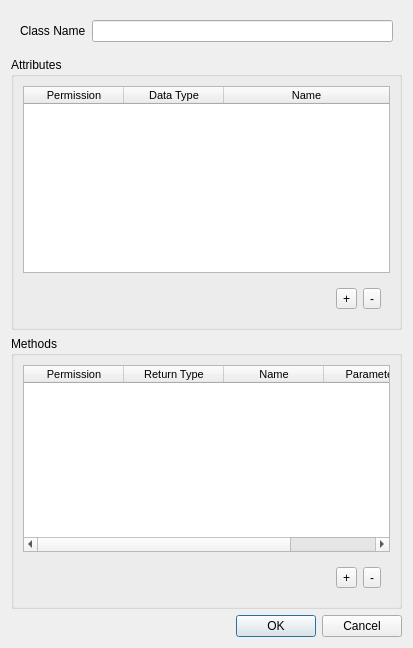
<?xml version="1.0" encoding="UTF-8"?>
<ui version="4.0">
 <class>ClassDialog</class>
 <widget class="QDialog" name="ClassDialog">
  <property name="geometry">
   <rect>
    <x>0</x>
    <y>0</y>
    <width>413</width>
    <height>648</height>
   </rect>
  </property>
  <property name="windowTitle">
   <string>Dialog</string>
  </property>
  <layout class="QVBoxLayout" name="verticalLayout_2">
   <item>
    <layout class="QVBoxLayout" name="verticalLayout">
     <item>
      <widget class="QWidget" name="widget" native="true">
       <property name="layoutDirection">
        <enum>Qt::RightToLeft</enum>
       </property>
       <layout class="QHBoxLayout" name="horizontalLayout">
        <item>
         <widget class="QLineEdit" name="className">
          <property name="layoutDirection">
           <enum>Qt::LeftToRight</enum>
          </property>
         </widget>
        </item>
        <item>
         <widget class="QLabel" name="label">
          <property name="text">
           <string>Class Name</string>
          </property>
         </widget>
        </item>
       </layout>
      </widget>
     </item>
    </layout>
   </item>
   <item>
    <widget class="QGroupBox" name="groupBox">
     <property name="title">
      <string>Attributes</string>
     </property>
     <layout class="QVBoxLayout" name="verticalLayout_3">
      <item>
       <widget class="QTableWidget" name="attrTable">
        <property name="font">
         <font>
          <pointsize>8</pointsize>
         </font>
        </property>
        <property name="mouseTracking">
         <bool>false</bool>
        </property>
        <property name="frameShape">
         <enum>QFrame::StyledPanel</enum>
        </property>
        <property name="frameShadow">
         <enum>QFrame::Sunken</enum>
        </property>
        <property name="autoScrollMargin">
         <number>16</number>
        </property>
        <property name="columnCount">
         <number>3</number>
        </property>
        <attribute name="horizontalHeaderCascadingSectionResizes">
         <bool>false</bool>
        </attribute>
        <attribute name="horizontalHeaderStretchLastSection">
         <bool>true</bool>
        </attribute>
        <attribute name="verticalHeaderMinimumSectionSize">
         <number>20</number>
        </attribute>
        <attribute name="verticalHeaderDefaultSectionSize">
         <number>20</number>
        </attribute>
        <attribute name="verticalHeaderStretchLastSection">
         <bool>false</bool>
        </attribute>
        <column>
         <property name="text">
          <string>Permission</string>
         </property>
        </column>
        <column>
         <property name="text">
          <string>Data Type</string>
         </property>
        </column>
        <column>
         <property name="text">
          <string>Name</string>
         </property>
        </column>
       </widget>
      </item>
      <item>
       <widget class="QWidget" name="widget_2" native="true">
        <layout class="QHBoxLayout" name="horizontalLayout_2">
         <item>
          <spacer name="horizontalSpacer">
           <property name="orientation">
            <enum>Qt::Horizontal</enum>
           </property>
           <property name="sizeHint" stdset="0">
            <size>
             <width>40</width>
             <height>20</height>
            </size>
           </property>
          </spacer>
         </item>
         <item>
          <widget class="QToolButton" name="attrButtAdd">
           <property name="cursor">
            <cursorShape>ArrowCursor</cursorShape>
           </property>
           <property name="mouseTracking">
            <bool>false</bool>
           </property>
           <property name="text">
            <string>+</string>
           </property>
           <property name="icon">
            <iconset resource="icons.qrc">
             <normaloff>:/plus.png</normaloff>:/plus.png</iconset>
           </property>
          </widget>
         </item>
         <item>
          <widget class="QToolButton" name="attrButtRemove">
           <property name="text">
            <string>-</string>
           </property>
           <property name="icon">
            <iconset resource="icons.qrc">
             <normaloff>:/close.png</normaloff>:/close.png</iconset>
           </property>
          </widget>
         </item>
        </layout>
       </widget>
      </item>
     </layout>
    </widget>
   </item>
   <item>
    <widget class="QGroupBox" name="groupBox_2">
     <property name="title">
      <string>Methods</string>
     </property>
     <layout class="QVBoxLayout" name="verticalLayout_4">
      <item>
       <widget class="QTableWidget" name="methTable">
        <property name="enabled">
         <bool>true</bool>
        </property>
        <property name="sizeIncrement">
         <size>
          <width>0</width>
          <height>0</height>
         </size>
        </property>
        <property name="font">
         <font>
          <pointsize>8</pointsize>
         </font>
        </property>
        <property name="columnCount">
         <number>4</number>
        </property>
        <attribute name="horizontalHeaderCascadingSectionResizes">
         <bool>false</bool>
        </attribute>
        <attribute name="horizontalHeaderShowSortIndicator" stdset="0">
         <bool>false</bool>
        </attribute>
        <attribute name="horizontalHeaderStretchLastSection">
         <bool>true</bool>
        </attribute>
        <attribute name="verticalHeaderMinimumSectionSize">
         <number>20</number>
        </attribute>
        <attribute name="verticalHeaderDefaultSectionSize">
         <number>20</number>
        </attribute>
        <column>
         <property name="text">
          <string>Permission</string>
         </property>
        </column>
        <column>
         <property name="text">
          <string>Return Type</string>
         </property>
        </column>
        <column>
         <property name="text">
          <string>Name</string>
         </property>
        </column>
        <column>
         <property name="text">
          <string>Parameters</string>
         </property>
        </column>
       </widget>
      </item>
      <item>
       <widget class="QWidget" name="widget_3" native="true">
        <layout class="QHBoxLayout" name="horizontalLayout_3">
         <item>
          <spacer name="horizontalSpacer_2">
           <property name="orientation">
            <enum>Qt::Horizontal</enum>
           </property>
           <property name="sizeHint" stdset="0">
            <size>
             <width>40</width>
             <height>20</height>
            </size>
           </property>
          </spacer>
         </item>
         <item>
          <widget class="QToolButton" name="methButtAdd">
           <property name="cursor">
            <cursorShape>ArrowCursor</cursorShape>
           </property>
           <property name="mouseTracking">
            <bool>false</bool>
           </property>
           <property name="text">
            <string>+</string>
           </property>
           <property name="icon">
            <iconset resource="icons.qrc">
             <normaloff>:/plus.png</normaloff>:/plus.png</iconset>
           </property>
          </widget>
         </item>
         <item>
          <widget class="QToolButton" name="methButtRemove">
           <property name="text">
            <string>-</string>
           </property>
           <property name="icon">
            <iconset resource="icons.qrc">
             <normaloff>:/close.png</normaloff>:/close.png</iconset>
           </property>
          </widget>
         </item>
        </layout>
       </widget>
      </item>
     </layout>
    </widget>
   </item>
   <item>
    <widget class="QDialogButtonBox" name="buttonBox">
     <property name="layoutDirection">
      <enum>Qt::LeftToRight</enum>
     </property>
     <property name="orientation">
      <enum>Qt::Horizontal</enum>
     </property>
     <property name="standardButtons">
      <set>QDialogButtonBox::Cancel|QDialogButtonBox::Ok</set>
     </property>
    </widget>
   </item>
  </layout>
 </widget>
 <resources>
  <include location="icons.qrc"/>
 </resources>
 <connections>
  <connection>
   <sender>buttonBox</sender>
   <signal>rejected()</signal>
   <receiver>ClassDialog</receiver>
   <slot>reject()</slot>
   <hints>
    <hint type="sourcelabel">
     <x>316</x>
     <y>260</y>
    </hint>
    <hint type="destinationlabel">
     <x>286</x>
     <y>274</y>
    </hint>
   </hints>
  </connection>
 </connections>
</ui>
